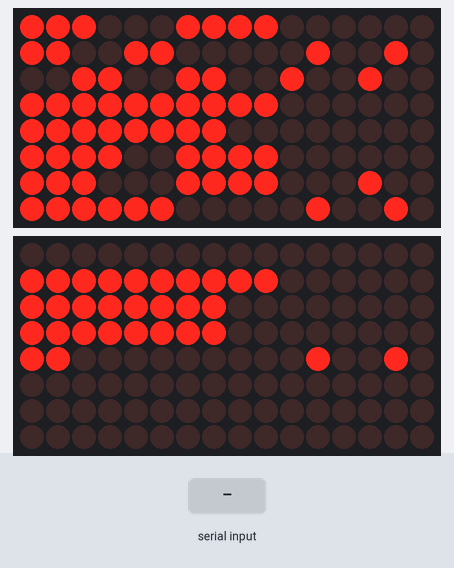
Bench run of a sketch on a simulated Arduino Uno, built with avr-gcc and run on an emulated ATmega328P. On the bench: 2 × 16×8 LED matrix. The test bench sets the inputs (shaded band). What the sketch prints to the serial monitor is not drawn.

Above: at 1.2 s.
1.3 s: "1\n" received over Serial
At 2.5 s:
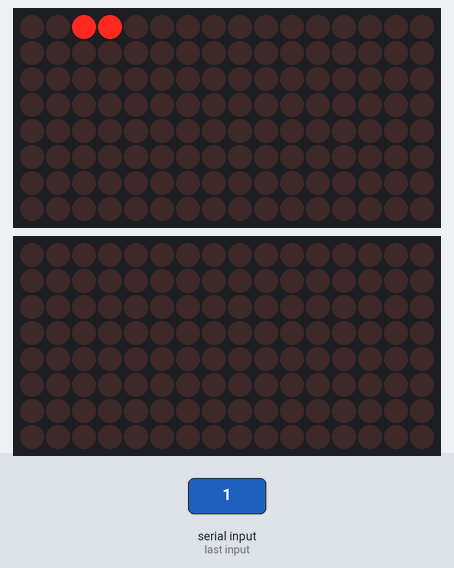
2.8 s: byte 10 ('\n') received over Serial
At 3.8 s:
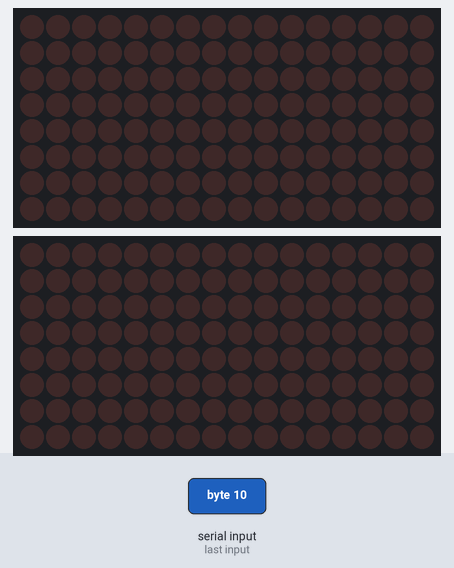
4.3 s: "0\n" received over Serial
At 5.0 s:
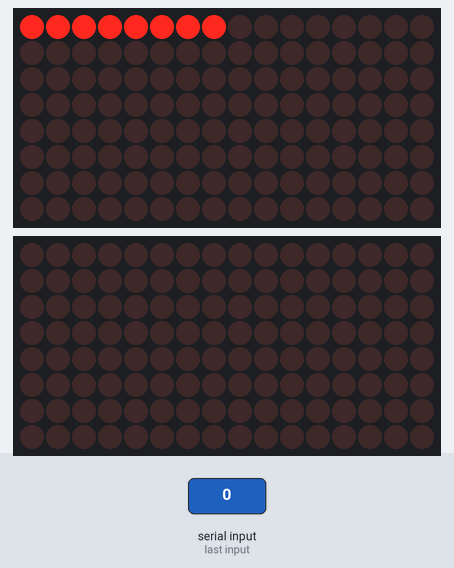
5.8 s: "2\n" received over Serial
At 6.2 s:
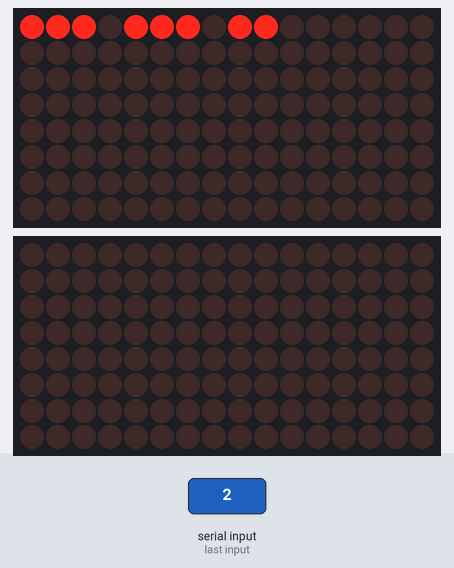
Timing chart, 0 to 8.3 s (numbered marks = the images above; inputs shaded):
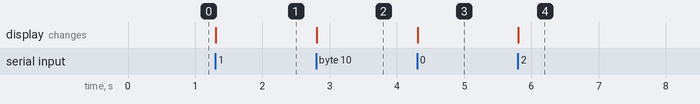

The sketch:

BarSign.ino
```cpp
/**
For Pinboard 5000, gets string from serial and shows it.
*/
#include "HT16K33.h"
#include <avr/pgmspace.h>
HT16K33 matrix = HT16K33();
HT16K33 matrix1 = HT16K33();
#include "font.h"

String inputString = "PINBOARD BOOT   ";
boolean stringComplete = false;
int stringPos = 1;
int stringLen = 27;
bool scroll = true;


void showString() {
  for (int x = 0; x < 8; x++) {
    for (int i = 0; i < 16; i++) {
      matrix.setPixel(i, x, bitRead(pgm_read_word_near(fontTable + (inputString[x] - ' ')), i));
      matrix1.setPixel(i, x, bitRead(pgm_read_word_near(fontTable + (inputString[x + 8] - ' ')), i));

    }
  }
       matrix.write();
      matrix1.write();
}

void scrollString() {
  for (int x = 0; x < 8; x++) {
    for (int i = 0; i < 16; i++) {
      matrix.setPixel(i, x, bitRead(pgm_read_word_near(fontTable + (inputString[x + stringPos] - ' ')), i));
      matrix1.setPixel(i, x, bitRead(pgm_read_word_near(fontTable + (inputString[x + 7 + stringPos] - ' ')), i));
    }
  }

  stringPos++;
  if(stringPos > stringLen)
  {
stringPos = 0;
  }
          matrix.write();
      matrix1.write();
        delay(175);
}


void setup()
{
  Serial.begin(9600);
  inputString.reserve(200);
  matrix.init(0x70);
  matrix1.init(0x71);
 Serial.println("ready");
showString();
inputString = "";
}


void loop()
{
  while (Serial.available() > 0) {
    // get the new byte:
    char inChar = (char)Serial.read();
    // add it to the inputString:
    inputString += inChar;
    // if the incoming character is a newline, set a flag so the main loop can
    // do something about it:
    if (inChar == '\n') {
      stringComplete = true;
    }
//
}

  if (stringComplete) {
    inputString[inputString.length() - 1] = ' ';
    while (inputString.length() < 17)
    {
      inputString += ' ';
    }
    showString();
    inputString = "";
    stringComplete = false;
  }

}
```

font.h
```cpp
const PROGMEM uint16_t fontTable[]  ={
  0b0000000000000000, // space
  0b0100100000000000, // !
  0b0000100000000100, // "
  0b0000001101011001, // #
  0b0100101110111011, // $
  0b1011011110001000, // %
  0b1001010101111011, // &
  0b0000100000000000, // '
  0b1001000000000000, // (
  0b0010010000000000, // )
  0b1111111100000000, // *
  0b0100101100000000, // +
  0b0100000000000000, // ,
  0b0000000000010001, // -
  0b0000010000000000, // .
  0b0010010000000000, // /
  0B0000000011111111, // 0
  0B0000000000001100, // 1
  0B0000001101110111, // 2
  0B0000001100111111, // 3
  0B0000001110001100, // 4
  0B0000001110111011, // 5
  0B0000001111111011, // 6
  0B0000000000001111, // 7
  0B0000001111111111, // 8
  0B0000001110001111, // 9
  0B0100100000000000, // :
  0B1000100000000000, // ;
  0B1001000000110000, // <
  0B0000001100110000, // =
  0B0010010000110000, // >
  0B0100001010000111, // ?
  0B0100001011011111, // @
  0B0000001111001111, // A
  0B0000001111111111, // B
  0B0000000011110011, // C
  0B0100100000111111, // D
  0B0000001111110011, // E
  0B0000001111000011, // F
  0B0000001011111011, // G
  0B0000001111001100, // H
  0B0100100000110011, // I
  0B0000000001111100, // J
  0B0011000111000000, // K
  0B0000000011110000, // L
  0B0101010011001100, // M
  0B0010010011001100, // N
  0B0000000011111111, // O
  0B0000001111000111, // P
  0B1000000011111111, // Q
  0B0010001111000111, // R
  0B0000001110111011, // S
  0B0100100000000011, // T
  0B0000000011111100, // U
  0B0011000011000000, // V
  0B1010100011001100, // W
  0B1011010000000000, // X
  0B0101010000000000, // Y
  0B0011000000110011, // Z
  0B0100100000010010, // [
  0B1000010000000000, // \
  0B0100100000100001, // ]
  0B0000010010000000, // ^
  0B0000000000110000, // _
  0B0000001000000000, // `
  0B0000001000000000, // `
  0B0000001101111111, // a
  0B0000001111111000, // b
  0B0000001101110000, // c
  0B0000001101111100, // d
  0B0000001111110111, // e
  0B0100101100000010, // f
  0B0000001110011111, // g
  0B0000001111001000, // h
  0B0100000000000001, // i
  0B0000000000011100, // j
  0B1000001111000000, // k
  0B0100100000010000, // l
  0B0100001101001000, // m
  0B0000001101001000, // n
  0B0000001101111000, // o
  0B0001000111000011, // p
  0B0000011000001111, // q
  0B0000001101000000, // r
  0B1000001000110000, // s
  0B0100101100010000, // t
  0B0000000001111000, // u
  0B1000000000001000, // v
  0B1010000001001000, // w
  0B1011010000000000, // x
  0B0000001110111100, // y
  0B0010000100110000, // z
  0B0100100100010010, // {
  0B0000000011000000, // |
  0B0100101000100001, // }
  0B1111111111111111, // ~
  0B1000000101001000, //All
};
```

Measured:
- after the input at 1.3 s, the display: changes at once (image 1)
- after the input at 2.8 s, the display: changes at once (image 2)
- after the input at 4.3 s, the display: changes at once (image 3)
- after the input at 5.8 s, the display: changes at once (image 4)
